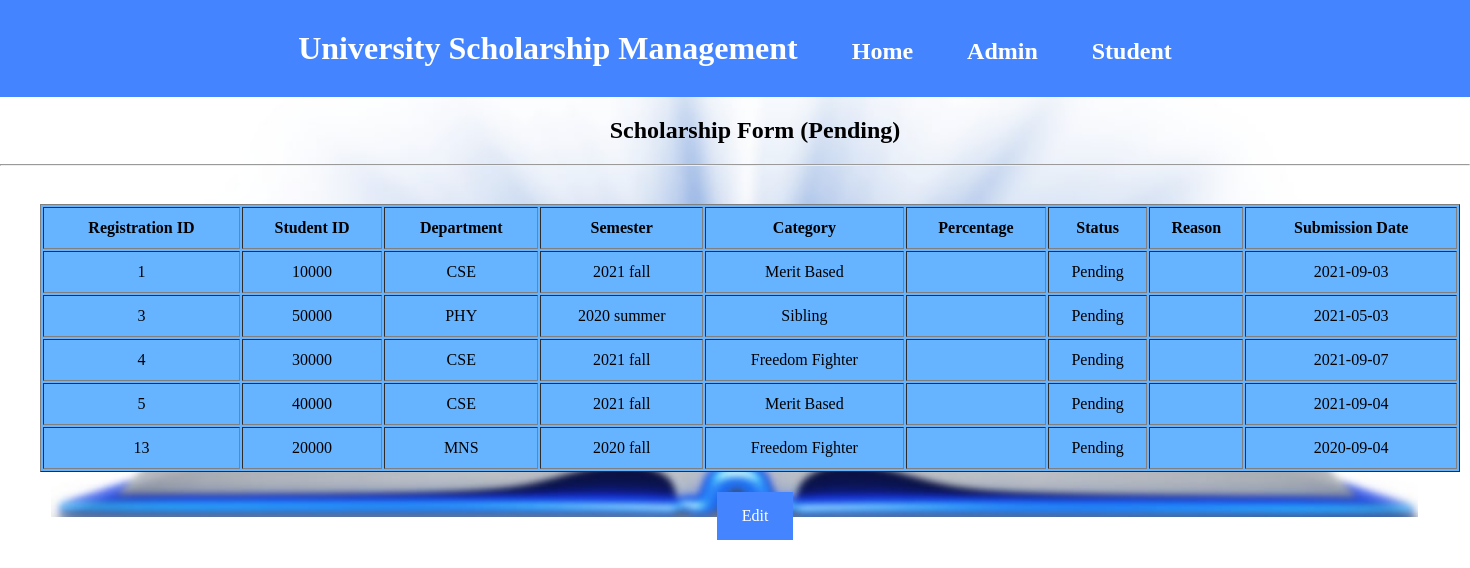
/admin_edit_scholarship_form.php, run on the app's committed database.
### tables this page shows
CREATE TABLE `scholarship_form` (
  `registration_id` int(7) NOT NULL,
  `student_id` int(5) NOT NULL,
  `department` varchar(3) NOT NULL,
  `semester` varchar(100) NOT NULL,
  `category` varchar(100) NOT NULL,
  `percentage` varchar(7) NOT NULL,
  `status` text NOT NULL,
  `reason` text NOT NULL,
  `submission_date` date DEFAULT NULL
);

### admin_edit_scholarship_form.php (the view, shortened to what this page needs)
<!DOCTYPE html>
<html lang="en">
<head>
    <link rel="stylesheet" href="student_form_style.css">
    <link rel="stylesheet" href="navbar.css">
</head>
<body>
    <div class="banner">
        <a href= "index.php"><h1>University Scholarship Management</h1></a>
        <a href= "panel_admin.php"><h2>Home</h2></a>
        <a href= "index_admin.php"><h2>Admin</h2></a>
        <a href= "index_student.php"><h2>Student</h2></a>
    </div>
    <div class= "headline"><h2>Scholarship Form (Pending)</h2></div>
    <hr>
    <br>
    <?php
    require_once('DBconnect.php');
if(mysqli_affected_rows($conn)){
    ?>
    <div class=button>
    <table align="center" border="1px" style="width:1420px; line-height:40px; background:#66b3ff">
<t>
    <th> Registration ID </th>
    <th> Student ID </th>
    <th> Department </th>
    <th> Semester </th>
    <th> Category</th>
    <th> Percentage </th>
    <th> Status </th>
    <th> Reason </th>
    <th> Submission Date </th>
</t>
    <?php
        require_once('DBconnect.php');
        $sql = "SELECT * FROM scholarship_form where `status`='Pending';";
        $result = mysqli_query($conn, $sql);
        if(mysqli_num_rows($result) != 0){
        while($row = mysqli_fetch_array($result))
        {
            ?>
            <tr>
    <td><?php echo $row[0]; ?></td>
    <td><?php echo $row[1]; ?></td>
    <td><?php echo $row[2]; ?></td>
    <td><?php echo $row[3]; ?></td>
    <td><?php echo $row[4]; ?></td>
    <td><?php echo $row[5]; ?></td>
    <td><?php echo $row[6]; ?></td>
    <td><?php echo $row[7]; ?></td>
    <td><?php echo $row[8]; ?></td>
        </tr>
    <?php
    }
}
?>
</table>
</div>
<div class= "button">
        <a href= "admin_edit_sc.php">Edit</a>
    </div>
    <?php
}
else{
    ?>
   <div class= "headline"><h2> No Pending Scholarship ! </h2></div>
   <?php
}
?>
</body>
</html>

### student_form_style.css (style rules this page uses)
* { margin: 0px; padding: 0px; box-sizing: border-box; }

### navbar.css (style rules this page uses)
* { margin: 0px; padding: 0px; box-sizing: border-box; text-align:center; }
.banner { background-color: rgb(68, 133, 255); margin: auto; padding: 15px; max-width: 100%; box-sizing: border-box; }
.headline { margin-top: 20px; margin-left: 40px; margin-bottom: 20px; }
.button { margin-top: 20px; margin-left: 40px; }
a:link, a:visited { background-color: rgb(68, 133, 255); color: white; padding: 15px 25px; text-align: center; text-decoration: none; display: inline-block; }
body { background-image:url("image2.jpg"); background-position:top ; background-size: 93%; background-repeat: no-repeat; }

### data on the page
scholarship_form: registration_id "1", student "10000", department "CSE", semester "2021 fall", category "Merit Based", status "Pending", submission_date "2021-09-03"
scholarship_form: registration_id "3", student "50000", department "PHY", semester "2020 summer", category "Sibling", status "Pending", submission_date "2021-05-03"
scholarship_form: registration_id "4", student "30000", department "CSE", semester "2021 fall", category "Freedom Fighter", status "Pending", submission_date "2021-09-07"
scholarship_form: registration_id "5", student "40000", department "CSE", semester "2021 fall", category "Merit Based", status "Pending", submission_date "2021-09-04"
scholarship_form: registration_id "13", student "20000", department "MNS", semester "2020 fall", category "Freedom Fighter", status "Pending", submission_date "2020-09-04"
